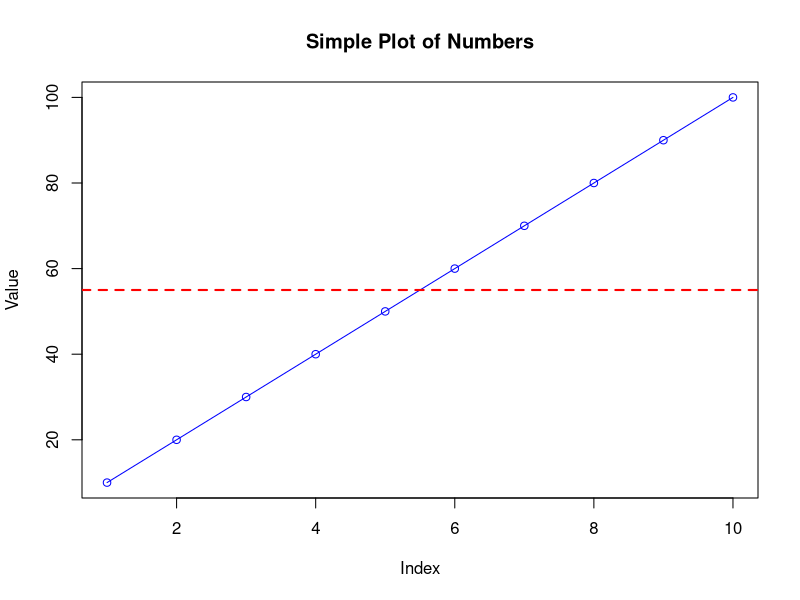

Reproduce this figure in R.

numbers <- c(10, 20, 30, 40, 50, 60, 70, 80, 90, 100)


mean_value <- mean(numbers)
print(paste("Mean:", mean_value))

std_dev_value <- sd(numbers)
print(paste("Standard Deviation:", std_dev_value))


plot(numbers, type = "o", col = "blue", main = "Simple Plot of Numbers",
     xlab = "Index", ylab = "Value")


abline(h = mean_value, col = "red", lwd = 2, lty = 2)
